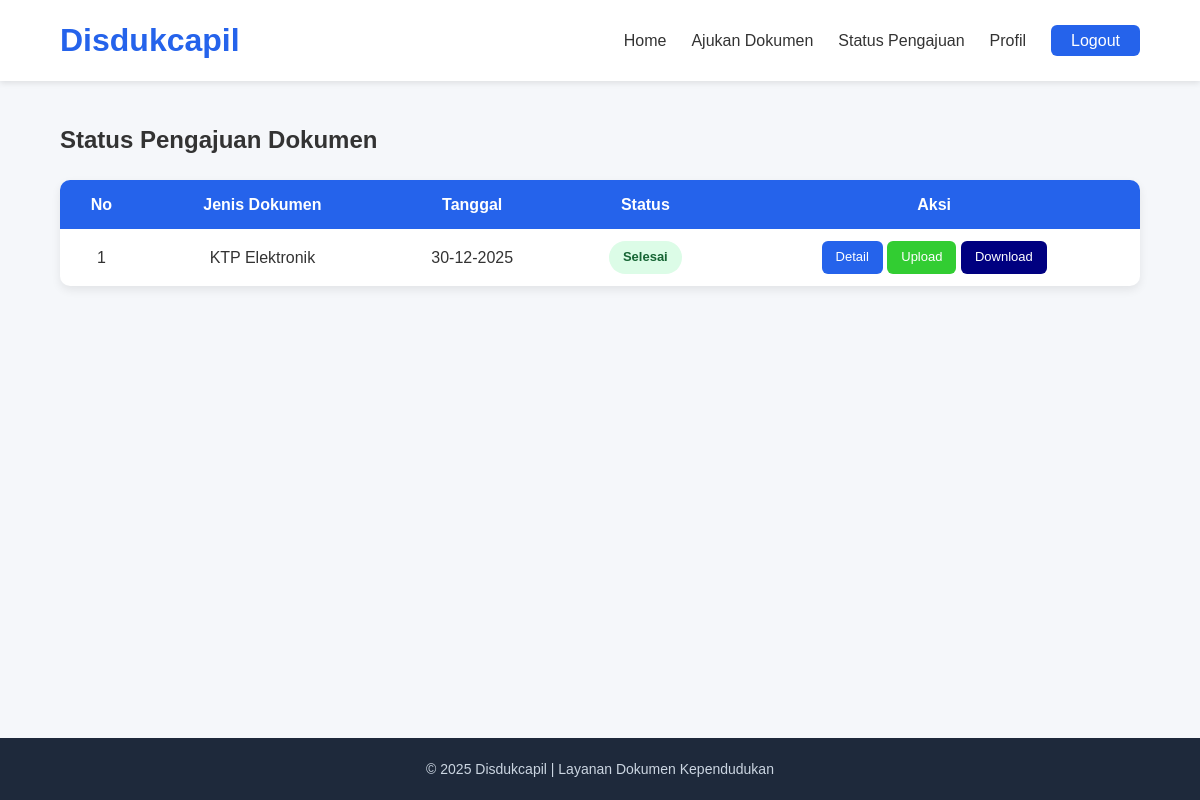
Page /user/status.php (signed in) on the committed database.
### tables this page shows
CREATE TABLE `pengajuan` (
  `id` int(11) NOT NULL,
  `nama` varchar(100) NOT NULL,
  `email` varchar(100) NOT NULL,
  `nik` int(20) NOT NULL,
  `jenis_dokumen` varchar(100) DEFAULT NULL,
  `tanggal_pengajuan` date DEFAULT NULL,
  `status` enum('Menunggu','Diproses','Selesai','Ditolak') DEFAULT 'Menunggu',
  `keterangan` text DEFAULT NULL,
  `catatan_admin` text DEFAULT NULL
);

### user/status.php (the view, shortened to what this page needs)
<?php
include '../includes/koneksi.php';
$nama = $_SESSION['user_nama'];
$query = mysqli_query($koneksi, "
    SELECT * FROM pengajuan
    WHERE nama = '$nama'
    ORDER BY id DESC
");
?>
<!DOCTYPE html>
<html lang="id">
<head>
    <link rel="stylesheet" href="../assets/css/index.css">
    <link rel="stylesheet" href="../assets/css/user.css">
</head>
<body>
<?php include '../includes/user/navbar.php'; ?>
<div class="container">
    <h2>Status Pengajuan Dokumen</h2>
    <div class="table-wrapper">
        <table class="admin-table">
            <thead>
                <tr>
                    <th>No</th>
                    <th>Jenis Dokumen</th>
                    <th>Tanggal</th>
                    <th>Status</th>
                    <th>Aksi</th>
                </tr>
            </thead>
            <tbody>
            <?php if (mysqli_num_rows($query) > 0): ?>
                <?php $no = 1; ?>
                <?php while ($row = mysqli_fetch_assoc($query)): ?>
                <tr>
                    <td><?= $no++; ?></td>
                    <td><?= $row['jenis_dokumen']; ?></td>
                    <td><?= date('d-m-Y', strtotime($row['tanggal_pengajuan'])); ?></td>
                    <td>
                        <span class="status <?= strtolower($row['status']); ?>">
                            <?= $row['status']; ?>
                        </span>
                    </td>
                    <td>
                        <a href="detail.php?id=<?= $row['id']; ?>" class="btn-sm">
                            Detail
                        </a>
                        <a href="upload.php?id=<?= $row['id']; ?>" class="btn-sm" style="background: limegreen;">
                            Upload
                        </a>
                        <?php if ($row['status'] == 'Selesai'): ?>
                            <a href="download.php?id=<?= $row['id']; ?>" class="btn-sm" style="background-color: navy;">
                                Download
                            </a>
                        <?php endif; ?>
                    </td>
                </tr>
                <?php endwhile; ?>
            <?php endif; ?>
            </tbody>
        </table>
    </div>
</div>
<?php include '../includes/user/footer.php'; ?>
</body>
</html>

### assets/css/index.css (style rules this page uses)
html, body { height: 100%; display: flex; flex-direction: column; }
.container { flex: 1; }
* { margin: 0; padding: 0; box-sizing: border-box; font-family: Arial, Helvetica, sans-serif; }
body { background-color: #f5f7fa; color: #333; line-height: 1.6; }
html { scroll-behavior: smooth; }
a { text-decoration: none; color: inherit; }
.container { width: 90%; max-width: 1200px; margin: auto; padding: 40px 0; }

### assets/css/user.css (style rules this page uses)
.table-wrapper { margin-top: 20px; background: #ffffff; border-radius: 10px; box-shadow: 0 4px 10px rgba(0,0,0,0.08); overflow-x: auto; }
.admin-table { width: 100%; border-collapse: collapse; }
.admin-table thead { background: #2563eb; color: #ffffff; }
.admin-table th, .admin-table td { padding: 12px 15px; text-align: center; }
.status { padding: 6px 14px; border-radius: 20px; font-size: 13px; font-weight: 600; display: inline-block; }
.status.selesai { background: #dcfce7; color: #166534; }
.btn-sm { padding: 6px 14px; border-radius: 6px; font-size: 13px; text-decoration: none; background: #2563eb; color: #ffffff; display: inline-block; }

### rows in the picture
pengajuan: jenis_dokumen "KTP Elektronik", tanggal_pengajuan "30-12-2025", status "Selesai"
